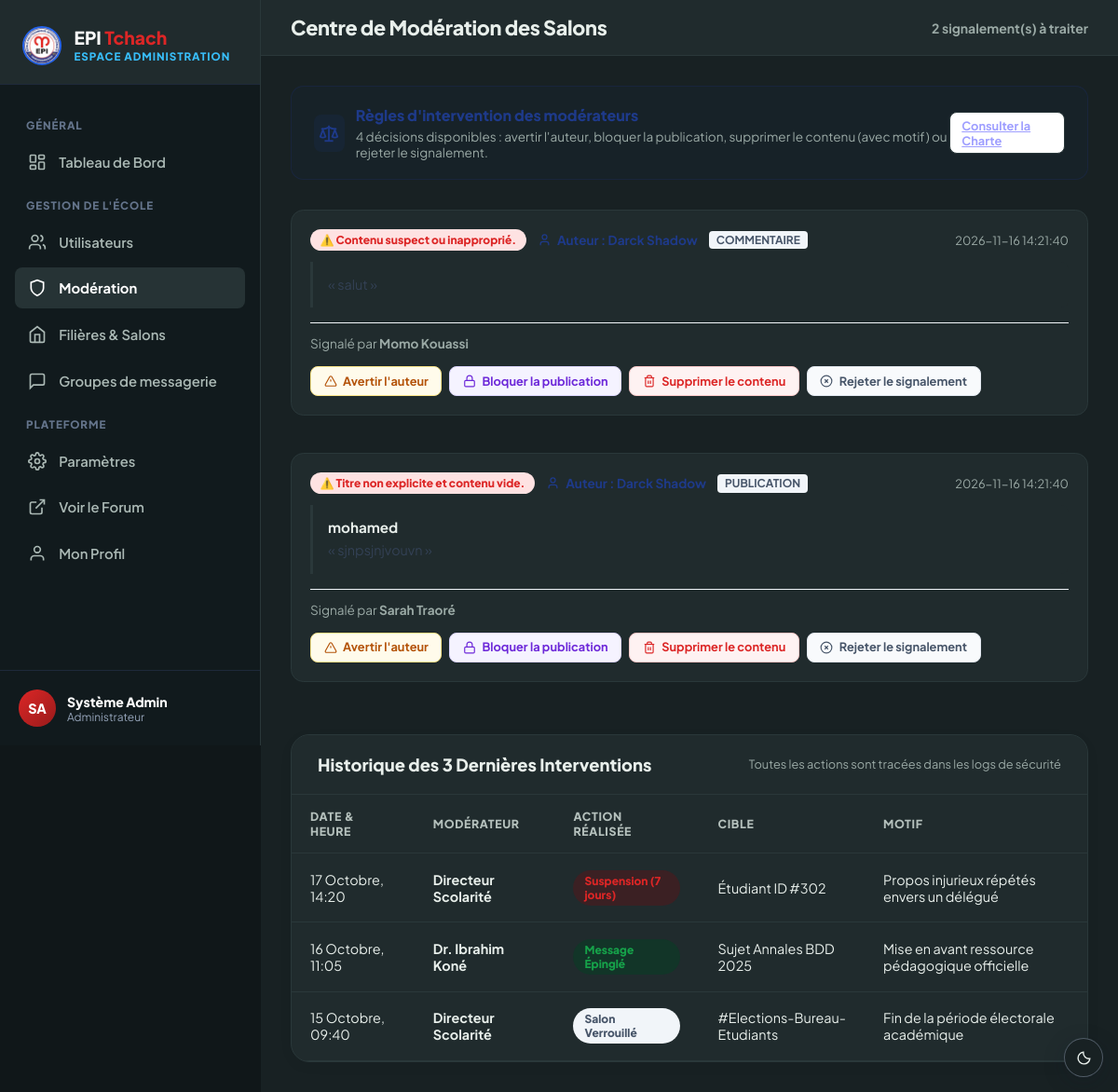
Page /admin/moderation (signed in) on the earlier database version.
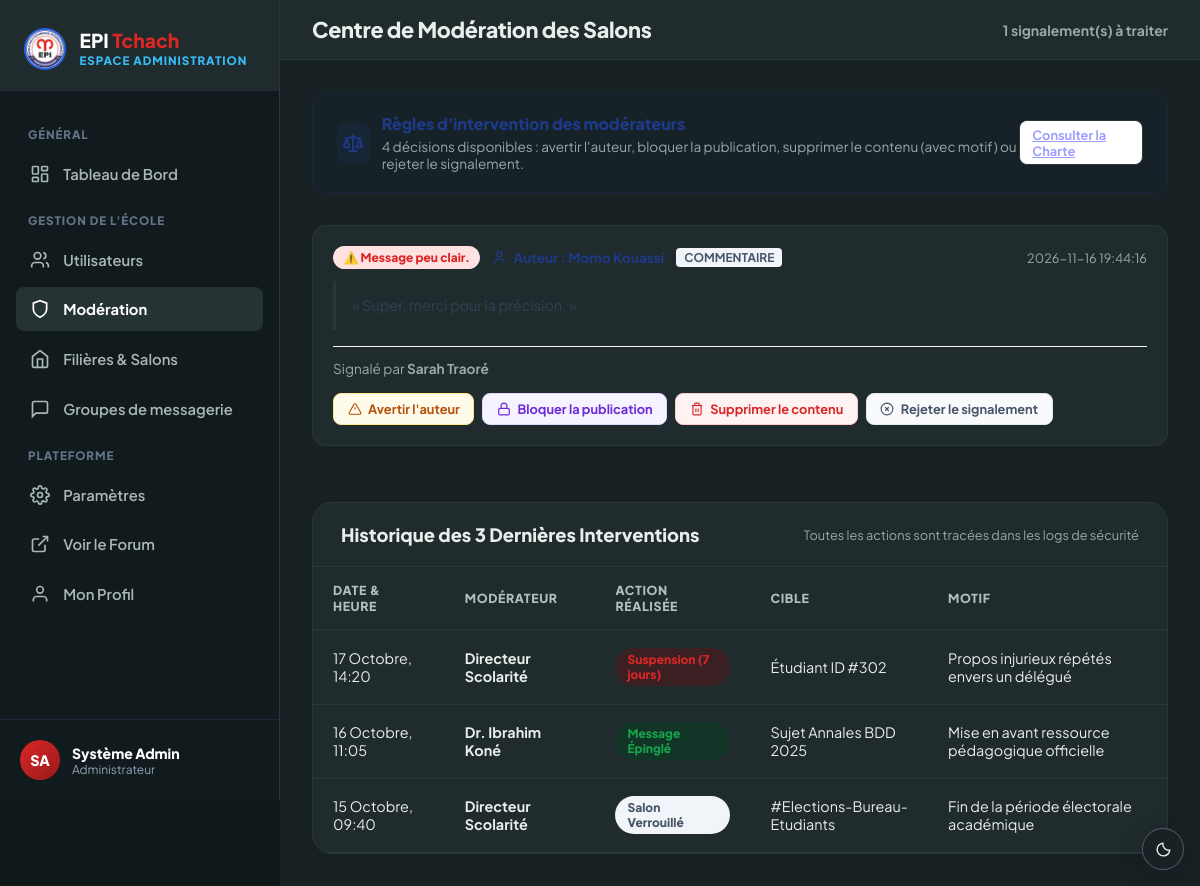
Same page on the later database version.
### tables this page shows
CREATE TABLE signalements (
    id               INT UNSIGNED AUTO_INCREMENT PRIMARY KEY,
    auteur_id        INT UNSIGNED NOT NULL,
    type_cible       ENUM('publication','commentaire') NOT NULL,
    cible_id         INT UNSIGNED NOT NULL,
    motif            TEXT NOT NULL,
    statut           ENUM('en_attente','traite','rejete') NOT NULL DEFAULT 'en_attente',
    traite_par       INT UNSIGNED DEFAULT NULL,
    date_signalement DATETIME NOT NULL DEFAULT CURRENT_TIMESTAMP,
    date_traitement  DATETIME DEFAULT NULL,
    FOREIGN KEY (auteur_id) REFERENCES utilisateurs(id) ON DELETE CASCADE,
    FOREIGN KEY (traite_par) REFERENCES utilisateurs(id) ON DELETE SET NULL
);

CREATE TABLE utilisateurs (
    id                  INT UNSIGNED AUTO_INCREMENT PRIMARY KEY,
    nom                 VARCHAR(100) NOT NULL,
    prenom              VARCHAR(100) NOT NULL,
    email               VARCHAR(150) NOT NULL UNIQUE,
    mot_de_passe        VARCHAR(255) NOT NULL,
    avatar_url          VARCHAR(255) DEFAULT NULL,
    biographie          TEXT DEFAULT NULL,
    filiere_id          INT UNSIGNED DEFAULT NULL,
    modules_enseignes   TEXT DEFAULT NULL,
    role                ENUM('etudiant','professeur','administrateur') NOT NULL DEFAULT 'etudiant',
    est_actif           BOOLEAN NOT NULL DEFAULT TRUE,
    date_inscription    DATETIME NOT NULL DEFAULT CURRENT_TIMESTAMP,
    derniere_connexion  DATETIME DEFAULT NULL,
    derniere_activite   DATETIME DEFAULT NULL,
    FOREIGN KEY (filiere_id) REFERENCES filieres(id) ON DELETE SET NULL
);

### app/Controllers/Moderation/ModerationController.php (called while the page is built, shortened)
<?php
if (defined('ROOT_PATH')) {
    require_once ROOT_PATH . '/app/Models/Moderation/Signalement.php';
    require_once ROOT_PATH . '/app/Models/Moderation/RoleAccess.php';
} else {
    require_once dirname(__DIR__, 3) . '/config/database.php';
    require_once dirname(__DIR__, 2) . '/Services/ModerationService.php';
    require_once dirname(__DIR__, 2) . '/Models/Moderation/Signalement.php';
    require_once dirname(__DIR__, 2) . '/Models/Moderation/RoleAccess.php';
}
class ModerationController {
    private ?PDO $pdo;
    private Signalement $signalementModel;
    private bool $isAdministrator = false;
    private array $classDelegateZones = [];
    public function __construct() {
        global $pdo;
        $this->pdo = $pdo;
        $this->signalementModel = new Signalement($this->pdo);
        $this->checkModerationAccess();
    }
    private function checkModerationAccess(): void {
        $userId = (int)($_SESSION['user_id'] ?? 0);
        if ($userId > 0 && $this->pdo instanceof PDO) {
            $this->isAdministrator = RoleAccess::isAdministrator($this->pdo, $userId);
            $this->classDelegateZones = RoleAccess::classDelegateZoneIds($this->pdo, $userId);
        }
    }
    public function index(): void {
        global $baseUrl, $base, $assetBase, $asset;
        $statut = $_GET['statut'] ?? null;
        $reports = $this->signalementModel->getAllReports(
            $statut,
            $this->isAdministrator ? null : $this->classDelegateZones
        );
        require_once ROOT_PATH . '/resources/views/desktop/admin/moderation.php';
    }
}

### app/Routing/Router.php (called while the page is built, shortened)
<?php
final class Router
{
    public function dispatch(string $path, string $method = 'GET'): void
    {
        $route = trim((string)(parse_url($path, PHP_URL_PATH) ?? ''), '/');
        $definition = $this->routes[$route] ?? null;
        $action = (string)$definition['method'];
        $handler = new $controller();
        $handler->{$action}();
    }
}

### index.php (called while the page is built, shortened)
<?php
require_once __DIR__ . '/app/Bootstrap.php';
$fullRoute = getRequestedRoute();
$routes = require ROOT_PATH . '/routes/web.php';
(new Router($routes))->dispatch(
    $fullRoute,
    (string)($_SERVER['REQUEST_METHOD'] ?? 'GET')
);
exit;

### app/Bootstrap.php (called while the page is built, shortened)
<?php
require_once ROOT_PATH . '/app/Routing/Router.php';
$scriptName = str_replace('\\', '/', $_SERVER['SCRIPT_NAME'] ?? '');
$scriptDir = rtrim(dirname($scriptName), '/\\');
$isPublicEntry = substr($scriptDir, -7) === '/public';
if ($isPublicEntry) {
    $projectBase = substr($scriptDir, 0, -7);
    $baseUrl = $scriptDir;
    $assetBase = $projectBase . '/public/assets';
} else {
    $projectBase = ($scriptDir === '' || $scriptDir === '.' || $scriptDir === '/') ? '' : $scriptDir;
    $baseUrl = $projectBase;
    $assetBase = ($projectBase !== '' ? $projectBase : '') . '/public/assets';
}

### app/Models/Moderation/Signalement.php (called while the page is built, shortened)
<?php
class Signalement {
    private ?PDO $pdo;
    public function __construct(?PDO $pdo = null) {
        if ($pdo !== null) {
            $this->pdo = $pdo;
        } else {
            global $pdo;
            $this->pdo = $pdo;
        }
    }
    public function getAllReports(?string $statut = null, ?array $zoneIds = null): array {
        $zoneIds = $zoneIds === null ? null : array_values(array_unique(array_filter(
            array_map('intval', $zoneIds),
            static fn (int $zoneId): bool => $zoneId > 0
        )));
        $conditions = [];
        $parameters = [];
        $sql .= " ORDER BY s.date_signalement DESC";
        $stmt = $this->pdo->prepare($sql);
        $stmt->execute($parameters);
        return $stmt->fetchAll(PDO::FETCH_ASSOC);
    }
}

### app/Models/Moderation/RoleAccess.php (called while the page is built, shortened)
<?php
class RoleAccess
{
    public static function isAdministrator(PDO $pdo, int $userId): bool
    {
        return in_array(self::accountRole($pdo, $userId), ['administrateur', 'admin'], true);
    }
    private static function accountRole(PDO $pdo, int $userId): string
    {
        $statement = $pdo->prepare('SELECT role FROM utilisateurs WHERE id = :user_id LIMIT 1');
        $statement->execute(['user_id' => $userId]);
        return strtolower(trim((string)$statement->fetchColumn()));
    }
}

### resources/views/desktop/admin/moderation.php (the view, shortened to what the rows shown need)
<?php
$base = isset($baseUrl) ? $baseUrl : '';
$asset = isset($assetBase) ? $assetBase : (isset($baseUrl) ? $baseUrl . '/public/assets' : '/public/assets');
?>
<!DOCTYPE html>
<html lang="fr">
<head>
  <link rel="stylesheet" href="<?= $asset ?>/css/desktop/admin.css" />
  <?php include ROOT_PATH . '/resources/views/partials/theme-head.php'; ?>
</head>
<body data-base-url="<?= htmlspecialchars($base, ENT_QUOTES, 'UTF-8') ?>">
  <div class="admin-wrapper">
    <main class="admin-main-area">
      <header class="admin-topbar">
        <div class="topbar-left">
          <h1 class="page-title">Centre de Modération des Salons</h1>
        </div>
      </header>
      <div class="admin-content">
        <div id="reportsListContainer" style="display:flex; flex-direction:column; gap:1.5rem;">
          <?php if (empty($reports)): ?>
            <div id="noReportsCard" class="admin-card" style="text-align:center; padding:3rem 1.5rem; color:var(--admin-muted);">
              <svg width="48" height="48" viewBox="0 0 24 24" fill="none" stroke="currentColor" stroke-width="1.5" style="margin:0 auto 0.75rem; display:block; opacity:0.6;"><circle cx="12" cy="12" r="10"/><path d="m9 12 2 2 4-4"/></svg>
              <h3 style="font-size:1.1rem; font-weight:800; color:var(--admin-dark); margin:0 0 0.5rem 0;">Aucun signalement en attente</h3>
              <p style="font-size:0.9rem; margin:0;">Aucun contenu ne nécessite actuellement une intervention de modération.</p>
            </div>
          <?php else: ?>
            <?php foreach ($reports as $r):
              $authorName = !empty($r['cible_auteur_nom']) && $r['cible_auteur_nom'] !== 'Inconnu'
                  ? $r['cible_auteur_nom']
                  : (!empty($r['auteur_nom']) ? $r['auteur_nom'] : 'Auteur inconnu');
              $reporterName = trim(($r['signaleur_prenom'] ?? '') . ' ' . ($r['signaleur_nom'] ?? 'Membre'));
              $targetType = $r['type_cible'] ?? 'publication';
              $targetTitle = $r['cible_titre'] ?? ($targetType === 'publication' ? 'Publication' : 'Commentaire');
              $targetContent = $r['cible_contenu'] ?? $r['message_contenu'] ?? 'Contenu non disponible';
            ?>
            <div class="report-card" data-report-id="<?= (int)$r['id'] ?>" data-target-type="<?= htmlspecialchars($targetType) ?>">
              <div class="report-header">
                <div style="display:flex; align-items:center; gap:0.75rem; flex-wrap:wrap;">
                  <span class="report-reason-badge">⚠️ <?= htmlspecialchars($r['raison'] ?? 'Signalement') ?></span>
                  <span style="font-size:0.85rem; font-weight:700; color:var(--admin-primary); display:inline-flex; align-items:center; gap:0.4rem;">
                    <svg width="15" height="15" viewBox="0 0 24 24" fill="none" stroke="currentColor" stroke-width="2"><path d="M19 21v-2a4 4 0 0 0-4-4H9a4 4 0 0 0-4 4v2"/><circle cx="12" cy="7" r="4"/></svg>
                    Auteur : <?= htmlspecialchars($authorName) ?>
                  </span>
                  <span style="font-size:0.75rem; background:#f1f5f9; color:#475569; padding:0.15rem 0.5rem; border-radius:4px; font-weight:700; text-transform:uppercase;">
                    <?= htmlspecialchars($targetType) ?>
                  </span>
                </div>
                <span style="font-size:0.8rem; color:var(--admin-muted);"><?= htmlspecialchars($r['created_at'] ?? 'Récemment') ?></span>
              </div>
              <div class="report-content-preview">
                <?php if (!empty($r['cible_titre']) && $targetType === 'publication'): ?>
                  <div style="font-weight:700; color:var(--admin-dark); margin-bottom:0.35rem; font-size:0.95rem;">
                    <?= htmlspecialchars($r['cible_titre']) ?>
                  </div>
                <?php endif; ?>
                <div style="color:#334155; line-height:1.5;">
                  « <?= htmlspecialchars($targetContent) ?> »
                </div>
              </div>
              <div class="report-footer" style="display:flex; flex-wrap:wrap; align-items:center; justify-content:space-between; gap:1rem; margin-top:1rem; padding-top:0.85rem; border-top:1px solid #f1f5f9;">
                <div>
                  <span style="color:var(--admin-muted); font-size:0.85rem;">
                    Signalé par <strong><?= htmlspecialchars($reporterName) ?></strong>
                  </span>
                </div>
                <div class="action-buttons" style="display:flex; flex-wrap:wrap; gap:0.5rem; align-items:center;">
                  <button type="button"
                          class="btn-mod-action btn-mod-warn"
                          data-report-id="<?= (int)$r['id'] ?>"
                          data-action="avertiAuteur"
                          data-author="<?= htmlspecialchars($authorName) ?>"
                          data-title="<?= htmlspecialchars($targetTitle) ?>"
                          title="avertiAuteur() : Notifie l'auteur et clôture le signalement">
                    <svg width="14" height="14" viewBox="0 0 24 24" fill="none" stroke="currentColor" stroke-width="2"><path d="m21.73 18-8-14a2 2 0 0 0-3.48 0l-8 14A2 2 0 0 0 4 21h16a2 2 0 0 0 1.73-3Z"/><line x1="12" y1="9" x2="12" y2="13"/><line x1="12" y1="17" x2="12.01" y2="17"/></svg>
                    Avertir l'auteur
                  </button>
                  <button type="button"
                          class="btn-mod-action btn-mod-lock"
                          data-report-id="<?= (int)$r['id'] ?>"
                          data-action="bloquerPublication"
                          data-author="<?= htmlspecialchars($authorName) ?>"
                          data-title="<?= htmlspecialchars($targetTitle) ?>"
                          title="bloquerPublication() : Verrouille la publication, notifie l'auteur et clôture le signalement">
                    <svg width="14" height="14" viewBox="0 0 24 24" fill="none" stroke="currentColor" stroke-width="2"><rect width="18" height="11" x="3" y="11" rx="2" ry="2"/><path d="M7 11V7a5 5 0 0 1 10 0v4"/></svg>
                    Bloquer la publication
                  </button>
                  <button type="button"
                          class="btn-mod-action btn-mod-delete"
                          data-report-id="<?= (int)$r['id'] ?>"
                          data-action="supprimerContenu"
                          data-author="<?= htmlspecialchars($authorName) ?>"
                          data-title="<?= htmlspecialchars($targetTitle) ?>"
                          title="supprimerContenu() : Supprime le post en BD, notifie l'auteur du motif et clôture tous les signalements liés">
                    <svg width="14" height="14" viewBox="0 0 24 24" fill="none" stroke="currentColor" stroke-width="2"><path d="M3 6h18"/><path d="M19 6v14c0 1-1 2-2 2H7c-1 0-2-1-2-2V6"/><path d="M8 6V4c0-1 1-2 2-2h4c1 0 2 1 2 2v2"/><line x1="10" y1="11" x2="10" y2="17"/><line x1="14" y1="11" x2="14" y2="17"/></svg>
                    Supprimer le contenu
                  </button>
                  <button type="button"
                          class="btn-mod-action btn-mod-reject"
                          data-report-id="<?= (int)$r['id'] ?>"
                          data-action="rejeterSignalement"
                          data-author="<?= htmlspecialchars($authorName) ?>"
                          data-title="<?= htmlspecialchars($targetTitle) ?>"
                          title="rejeterSignalement() : Statut 'rejeté' — Si 0 signalement restant: est_signale = 0">
                    <svg width="14" height="14" viewBox="0 0 24 24" fill="none" stroke="currentColor" stroke-width="2"><circle cx="12" cy="12" r="10"/><path d="m15 9-6 6"/><path d="m9 9 6 6"/></svg>
                    Rejeter le signalement
                  </button>
                </div>
              </div>
            </div>
            <?php endforeach; ?>
          <?php endif; ?>
        </div>
        <div class="admin-card" style="margin-top:2.5rem;">
          <div class="card-header-flex">
            <h2 class="card-title">Historique des 3 Dernières Interventions</h2>
          </div>
          <div class="table-responsive">
            <table class="admin-table">
              <thead>
                <tr>
                  <th>Date & Heure</th>
                  <th>Modérateur</th>
                  <th>Action Réalisée</th>
                  <th>Cible</th>
                  <th>Motif</th>
                </tr>
              </thead>
            </table>
          </div>
        </div>
      </div>
    </main>
  </div>
</body>
</html>

Differences in the rows shown:
removed signalements: motif "Contenu suspect ou inapproprié.", authorName "Darck Shadow", type_cible "COMMENTAIRE", date_signalement "2026-11-16 14:21:40", targetContent "salut", auteur.nom "Momo Kouassi"
removed signalements: motif "Titre non explicite et contenu vide.", authorName "Darck Shadow", type_cible "PUBLICATION", date_signalement "2026-11-16 14:21:40", cible_titre "mohamed", targetContent "sjnpsjnjvouvn", auteur.nom "Sarah Traoré"
added signalements: motif "Message peu clair.", authorName "Momo Kouassi", type_cible "COMMENTAIRE", date_signalement "2026-11-16 19:44:16", targetContent "Super, merci pour la précision.", auteur.nom "Sarah Traoré"
Other differences:
count($reports ?? []): "2" → "1"
